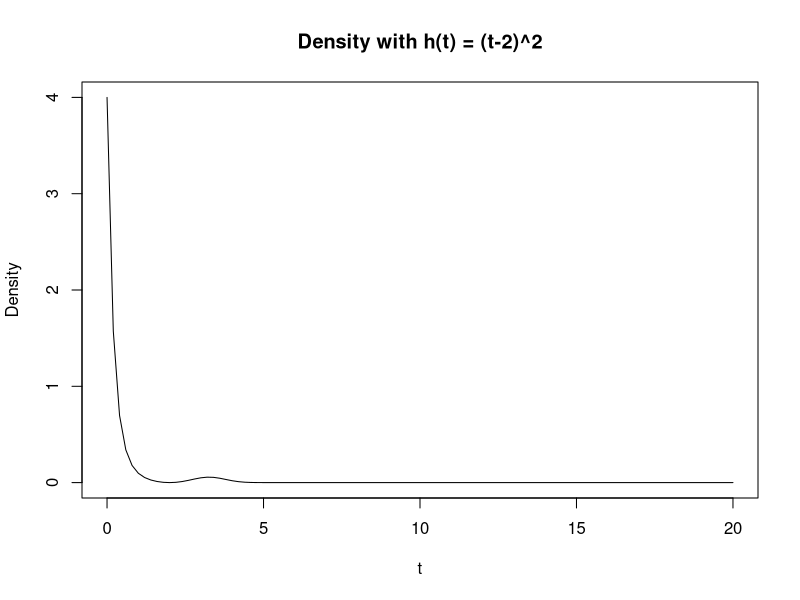
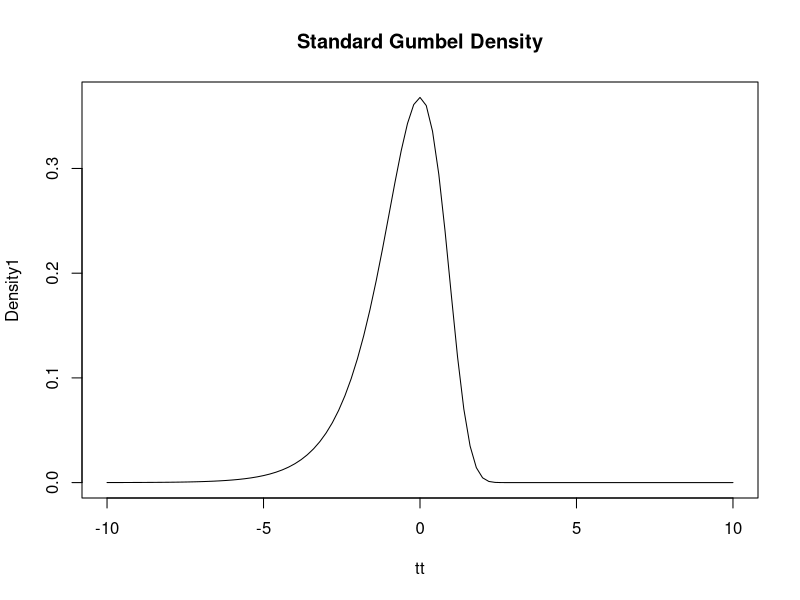

Recreate these plots in R, in order.
###############################################################################
#5. Let the continuous random variable T have hazard function h(t)=(t−2)^2 for t > 0,
#so that the risk of failure decreases at first, and then increases without bound.
#(c) Using R, make a plot of f(t)
###############################################################################
t = seq(from=0,to=20,length=101)
Density = exp(-8/3)*(t-2)^2*exp(-(t-2)^3/3)
plot(t,Density,type='l',main="Density with h(t) = (t-2)^2")
###############################################################################
# 6. Let X have an exponential distribution with λ = 1, and let Y = log(X).
#The distribution of Y is called the (standard) Gumbel, or extreme value distribution.
#(c) Using R, make a plot of the standard Gumbel density.
###############################################################################
tt = seq(from=-10,to=10,length=101)
Density1 = exp(tt-exp(tt))
plot(tt,Density1,type='l',main="Standard Gumbel Density")
###############################################################################
#(g) The expected value of Y is surprisingly difficult. Use moment-generating functions.
#Recall that the moment-generating function of Y is M(t) = E(exp(Yt)) and M'(0) = E(Y)
#ii. Differentiate the moment-generating function of Y with respect to t and set t = 0.
###############################################################################
digamma(1)